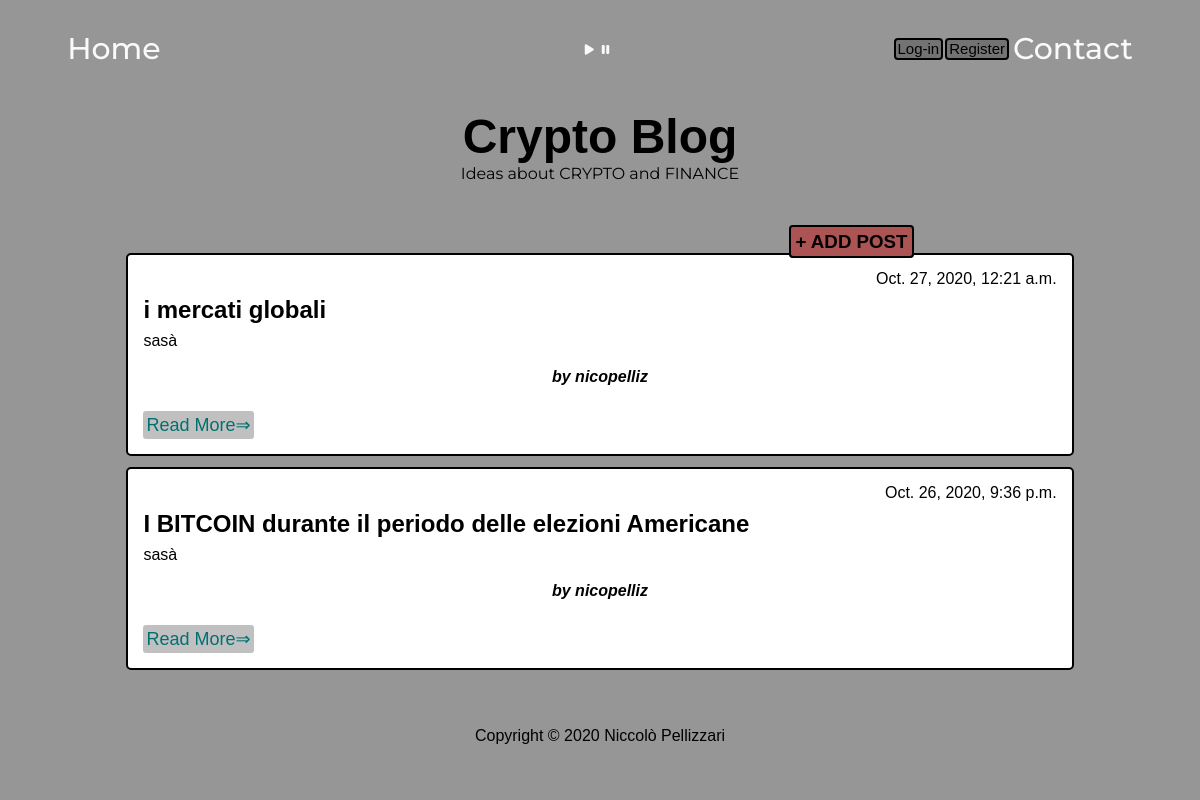
The page /crypto-blog/ on the database as committed earlier.
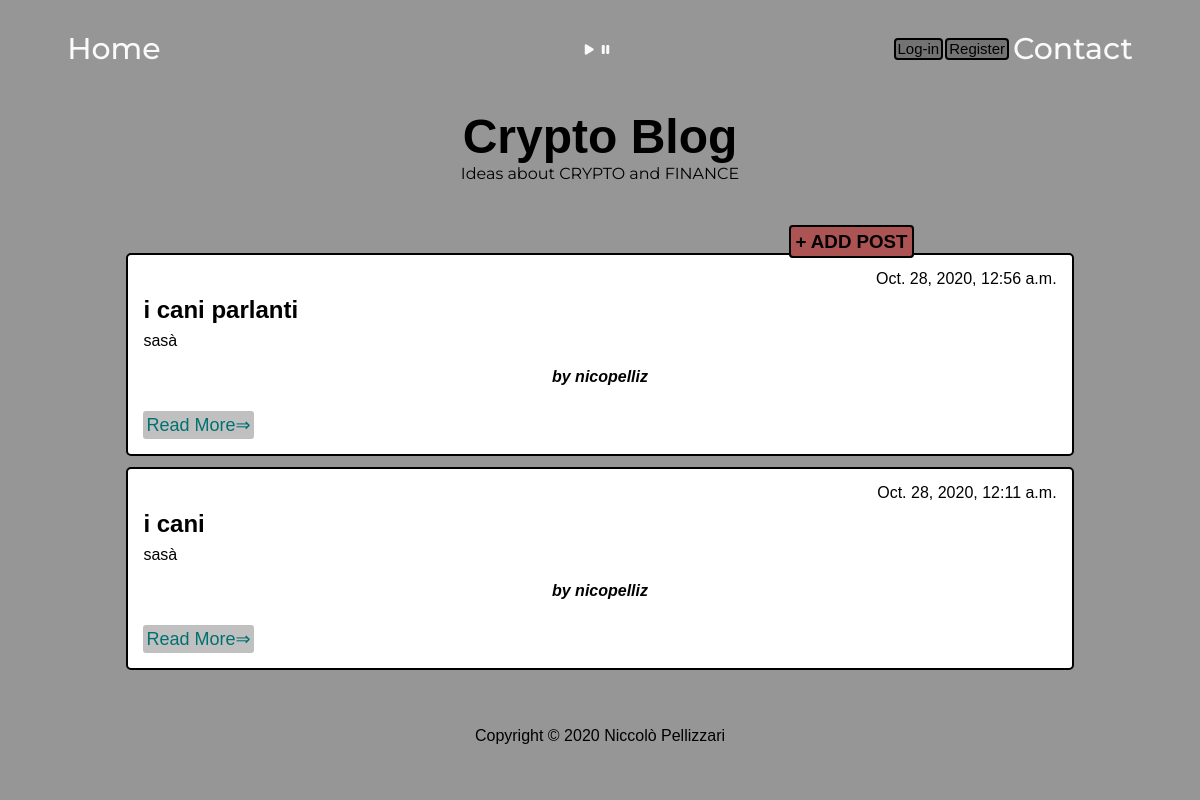
The same page on the database as committed later.
### cryptoblog/models.py (models this page shows, shortened)
class Post(models.Model):
    title = models.CharField(max_length=200, unique=True)
    author = models.ForeignKey(User, on_delete=models.CASCADE, related_name='blog_posts')
    updated_on = models.DateTimeField(auto_now=True)
    content = RichTextField(blank= True, null= True)
    prefazione = models.CharField(max_length=255)
    created_on = models.DateTimeField(auto_now_add=True)
    status = models.IntegerField(choices=STATUS, default=1)
    class Meta:
        ordering = ['-created_on']

### cryptoblog/views.py (the view)
# urls.py: path('', PostList.as_view(), name='blog_home'),
class PostList(ListView):
    queryset = Post.objects.filter(status=1).order_by('-created_on')
    template_name = 'blog_page.html'

### templates/blog_page.html (shortened to what this page needs)
{% extends 'base.html' %}
{% load static %}
{% block content %}
<head>
    <link href="{% static 'css/crypto-blog.css' %}" rel="stylesheet" type="text/css">
</head>
<body>
<header class="masthead">
    <div id="container1">
        <div class="row">
            <div class=" col-md-8 col-md-10 mx-auto">
                <div class="site-heading">
                    <h3 class=" site-heading my-4 mt-3 text-white"> Crypto Blog </h3>
                    <p class="text-light">Ideas about CRYPTO and FINANCE
                    </p>
                </div>
            </div>
        </div>
    </div>
</header>
<div id="container2">
    <div class="row">
        <div class="col-md-8 mt-3 left">
            <h3><a class="add-post" href="{% url 'add_post' %}">+ ADD POST</a></h3>
            {% for post in post_list %}
            <div class="card mb-4">
                <div class="card-body">
                    <p class="h6">{{ post.created_on}} </p>
                    <h2 class="h5">{{ post.title }}</h2>
                    <p class="h5">{{post.prefazione }}</p><br>
                    <p class="h4">by {{post.author}}</p>
                    <div class="justify">
                    <a href="{% url 'post_detail' post.pk  %}" class="btn  btn-read-more">Read More&Rightarrow;</a>
                    </div>
                </div>
            </div>
            {% endfor %}
        </div>
    </div>
</div>
</body>
{% endblock content%}

### templates/base.html (shortened to what this page needs)
{% load static %}
<html lang="en">
<head>
</head>
<body>
<header id="head-base">
    <p class="home1">
        <a class="home-button" href="/">Home</a>
    </p>
    <a class="home-button push-right" onclick="aud_play_pause()" type="button"><i class="fas fa-play"></i><i
            class="fas fa-pause"></i></a>
    <p class="home2">
        {% if user.is_authenticated %}
        <a class="login-button" href="{% url 'edit_profile' %}">Profile</a>
        <a class="login-button" href="{% url 'logout' %}">Log-out</a>
        {% else %}
        <a class="login-button" href="{% url 'login' %}">Log-in</a>
        <a class="login-button" href="{% url 'register' %}">Register</a>
        {% endif %}
        <a class="home-button contact-button" href="/contact">Contact</a>
    </p>
</header>
<div id="container">
    <div id="main">
        {% block content %}
        {% endblock %}
    </div>
</div>
<footer id="footer">
    <div class="col-lg-12">
        <p class="text-center tm-text-gray tm-copyright-text mb-0">Copyright &copy;
            <span class="tm-current-year">2020</span> Niccolò Pellizzari
        </p>
    </div>
</footer>
</body>
</html>

### static/css/crypto-blog.css (style rules this page uses)
body { font-family: 'Trebuchet MS', 'Lucida Sans Unicode', 'Lucida Grande', 'Lucida Sans', Arial, sans-serif; }
.masthead { margin-left: auto; margin-right: auto; padding: 12px; width: 40%; background-color: none; margin-bottom: 3%; }
.masthead { min-width: 340px; max-width: 430px; }
#container1 h3 { text-align: center; font-size: 3em; font-weight: bold; }
#container1 p { text-align: center; font-family: "Montserrat", sans-serif; }
.card { margin-left: auto; margin-right: auto; width: 80%; margin-bottom: 1%; }
.add-post { background: rgb(172, 83, 83); color: black; width: 125px; border-radius: 4px; border: 2px solid black; padding: 4px; text-align: right; margin-left: 66%; text-decoration: none; }
.card-body { border: solid 2.5px black; border-radius: 5px; background-color: white; padding: 15px; }
.btn { margin-top: 10px; font-size: 18px; padding: 3px; background:rgb(192,192,192); cursor: pointer; text-decoration: none; border-radius: 3px; }
.btn:link { color: rgb(1,112,112); }
.justify { margin-top: 15px; display: flex; justify-content: space-between; }
.h6 { text-align: right; margin-bottom:5px; }
.h5 { margin-top:8px; }
.h4 { margin-bottom: 15px; text-align: center; font-style: oblique; font-weight: bold; }

### templates/base.html (style rules this page uses)
* { box-sizing: border-box; margin: 0; padding: 0; }
header, body, footer { background-color: rgb(150, 150, 150); }
.fas { font-color: white; padding:4px; font-size: 12px; text-rendering: optimizeLegibility; }
.push-right { margin-left: 140px; margin-top: 10px; }
html, body { height: 100%; }
#container { min-height: 100%; }
#main { overflow: auto; padding-bottom: 100px; }
body { margin: 0 8px 0; position: relative; padding-bottom: 100px; }
.home-button { font-family: "Montserrat", sans-serif; font-weight: 500; font-size: 30px; color: rgb(250,250,250); text-decoration: none; }
.home1 { display: flex; flex-direction: column; align-items: flex-start; }
.home2 { display: flex; flex-direction: row; align-items: baseline; align-items: center; }
.contact-button { margin-left: 2px; }
.login-button { font-family: sans-serif; font-weight: 400; font-size: 15px; color: black; text-decoration: none; margin-right: 2px; padding:0.5px 2px; background: rgb(115, 115, 115); border: 2px solid black; border-radius: 4px; }
#head-base { display: flex; justify-content: space-between; align-items: flex-start; padding: 30px 5%; }
#footer { padding: 30px 10%; margin-top: -100px; position: relative; height: 100px; bottom:0; width:100%; clear: both; }
#footer .text-center { text-align: center; font-size: 16px; color: black; text-decoration: none; margin-bottom: 10px; }

Rows that differ between the two databases and show on the page:
changed Post: created_on "Oct. 27, 2020, 12:21 a.m." → "Oct. 28, 2020, 12:56 a.m."; title "i mercati globali" → "i cani parlanti"
changed Post: created_on "Oct. 26, 2020, 9:36 p.m." → "Oct. 28, 2020, 12:11 a.m."; title "I BITCOIN durante il periodo delle elezioni Americane" → "i cani"
